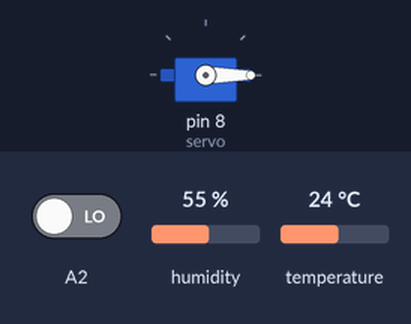
Simulated run of this sketch. Board: Arduino Uno, built with avr-gcc and run on an emulated ATmega328P. Parts: servo. The test bench sets the inputs (shaded band); at power-on: humidity 55 %, A2 LOW, temperature 24 °C.

Above: at 1.2 s.
1.3 s: humidity set to 58 %
2.8 s: humidity set to 61 %
At 3.3 s:
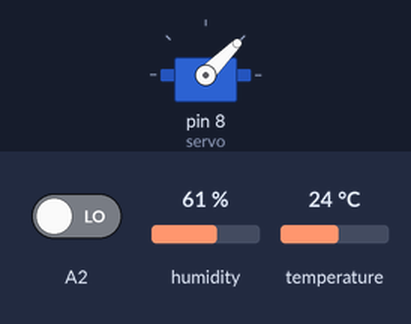
5.8 s: A2 driven HIGH
At 6.04 s:
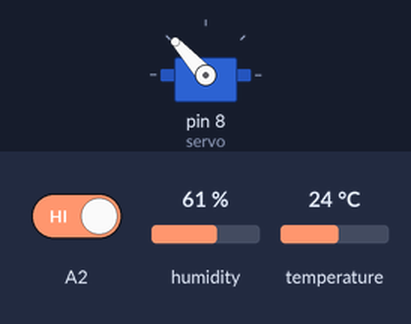
At 7.3 s:
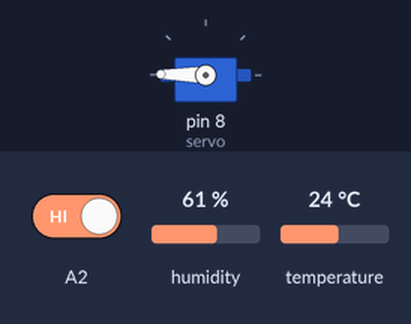
Timing chart, 0 to 8.8 s (numbered marks = the images above; inputs shaded):
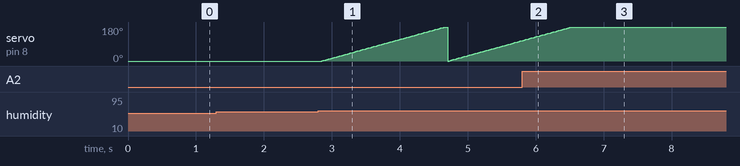

The sketch:

Experiment4.ino
```cpp
#include <Servo.h>
#include "dht.h"

Servo servo;
dht DHT;

int humsensor()
{
 DHT.read11(A0);
 return DHT.humidity;
}

void setup() {
  Serial.begin(9600);
  pinMode(A2,INPUT);
  servo.attach(8);
  servo.write(0);
}

void loop() {
  int soundsensor = digitalRead(A2);
  if ((humsensor()>=60) && (soundsensor == LOW) )
  {
    int startms = millis();
    int currentms = millis();
    while (currentms - startms < 30)
    {
      currentms = millis();
    }
  for (int angle = 0; angle<180; angle++)
    {
      servo.write(angle);
      delay(10);
    }
  }
}
```

Measured:
- the behaviour switches between 59 and 60 % on humidity (found by bisection; images 0 and 1)
- after the input at 1.3 s, every drawn part: stays the same
- after the input at 5.8 s, servo on pin 8 (servo): goes on until 6.5 s, then stays 179°
